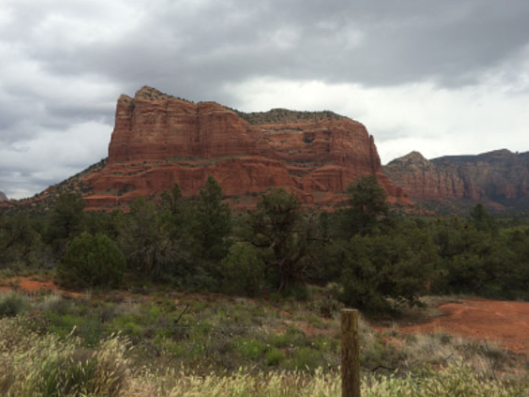
#> input picture project2/left.jpg, 529 x 397 px
$ python task2.py
#> lines starting #> are read from the running program, lines starting #| are printed output that depends on the picture
#> further down, left_img is the input picture: shape (397, 529, 3); mean B, G, R 101.4, 112.9, 118.8
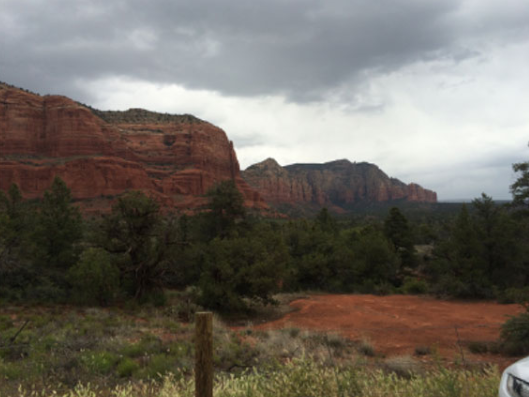
#> input picture project2/right.jpg, 529 x 397 px
#> further down, right_img is the input picture: shape (397, 529, 3); mean B, G, R 97.1, 105.1, 110.5
"""
Image Stitching Problem
(Due date: Oct. 23, 3 P.M., 2019)
The goal of this task is to stitch two images of overlap into one image.
To this end, you need to find feature points of interest in one image, and then find
the corresponding ones in another image. After this, you can simply stitch the two images
by aligning the matched feature points.
For simplicity, the input two images are only clipped along the horizontal direction, which
means you only need to find the corresponding features in the same rows to achieve image stiching.

Do NOT modify the code provided to you.
You are allowed use APIs provided by numpy and opencv, except “cv2.findHomography()” and
APIs that have “stitch”, “Stitch”, “match” or “Match” in their names, e.g., “cv2.BFMatcher()” and
“cv2.Stitcher.create()”.
"""
import cv2
import numpy as np
import random


def solution(left_img, right_img):
    """
    :param left_img:
    :param right_img:
    :return: you need to return the result image which is stitched by left_img and right_img
    """
    print_results = False

    # Get grayscale images
    left_gray = np.float32(cv2.cvtColor(left_img, cv2.COLOR_BGR2GRAY))
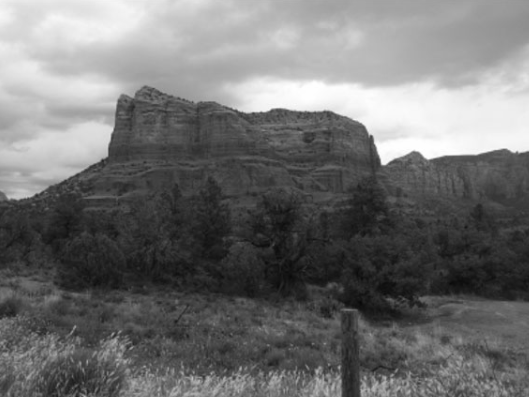
#> left_gray: shape (397, 529) float32; min 7, max 255, mean 113.4
    right_gray = np.float32(cv2.cvtColor(right_img, cv2.COLOR_BGR2GRAY))
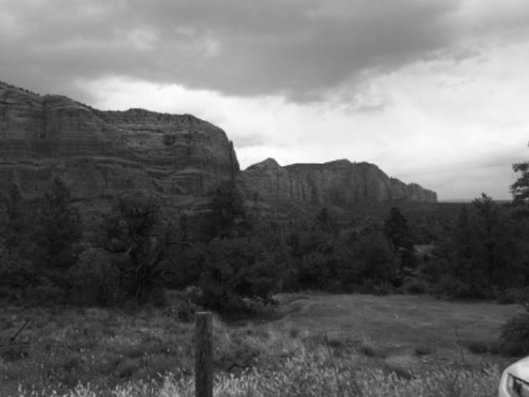
#> right_gray: shape (397, 529) float32; min 5, max 254, mean 105.8


    # 1: Use Kaze to find the features
    kaze = cv2.KAZE_create(threshold=20)
    right_keypoints, right_desc = kaze.detectAndCompute(right_gray, None)
#> right_keypoints = 526 keypoints; strongest (x, y, size): (247, 156, 16.5), (255, 131, 38.7), (205, 146, 36.9), (305, 160, 35.8)
    left_keypoints, left_desc = kaze.detectAndCompute(left_gray, None)
#> left_keypoints = 726 keypoints; strongest (x, y, size): (388, 150, 16.5), (391, 153, 20.5), (346, 143, 36.6), (384, 160, 5.9)

    if print_results:
        # draw the keypoints on the images
        left_kps = cv2.drawKeypoints(left_img, left_keypoints, np.empty(left_img.shape),
                                     flags=cv2.DrawMatchesFlags_DRAW_RICH_KEYPOINTS)
        right_kps = cv2.drawKeypoints(right_img, right_keypoints, np.empty(right_img.shape),
                                      flags=cv2.DrawMatchesFlags_DRAW_RICH_KEYPOINTS)
        cv2.imshow('left keypoints', left_kps)
        cv2.imshow('right keypoints', right_kps)

    # 2: Match key points (brute force matching could be improved upon)
    matches = []
    nn_match_ratio = 0.5  # matching ratio

    matcher = cv2.BFMatcher()
    nn_matches = matcher.knnMatch(left_desc, right_desc, 2)
#> nn_matches = 726 matches
    for m, n in nn_matches:
        if m.distance < nn_match_ratio * n.distance:
            matches.append(m)
#> after the loop, matches = 137 matches


    if print_results:
        # draw all matches
        res = np.empty((left_img.shape[0]+right_img.shape[0], left_img.shape[1] + right_img.shape[1], 3), dtype=np.uint8)
        res = cv2.drawMatches(left_img, left_keypoints, right_img, right_keypoints, matches, res,
                              flags=cv2.DrawMatchesFlags_NOT_DRAW_SINGLE_POINTS)

        cv2.imshow('matched keypoints', res)

    # 3: Compute the homeography matrix using RANSAC
    left_pts = np.float32([left_keypoints[m.queryIdx].pt for m in matches])
#> left_pts = 137 pairs, first value 194 to 495.7, second value 36.35 to 377.7
    right_pts = np.float32([right_keypoints[m.trainIdx].pt for m in matches])
#> right_pts = 137 pairs, first value 40.11 to 335.8, second value 37.79 to 373.3
    H, _ = cv2.findHomography(right_pts, left_pts, cv2.RANSAC, 5.0)
#> H = [[0.659, 0.0198, 161], [-0.135, 0.88, 22.07], [-0.000652, 8.8e-06, 1]]
    # Gives a transformation from the right coords to the left coords

    # find bounds of warped image
    # this is to make sure that the right image is not sent to negative coordinates in the left image
    xhigh = right_img.shape[1]
#> xhigh = 529
    yhigh = right_img.shape[0]
#> yhigh = 397
    corners = np.array([[0, xhigh,      0,  xhigh],
                        [0,     0,  yhigh,  yhigh],
                        [1,     1,      1,      1]])
    new_corners = np.matmul(H, corners)
#> new_corners = [[161, 509.5, 168.8, 517.3], [22.07, -49.32, 371.2, 299.8], [1, 0.655, 1, 0.658]]
    new_corners /=new_corners[2, :]
#> new_corners = [[161, 778, 168.3, 785.8], [22.07, -75.32, 369.9, 455.5], [1, 1, 1, 1]]
    new_yhigh = int(max(new_corners[1, :]))
#> new_yhigh = 455
    offset = 0
    if min(new_corners[1, :]) < 0:
        offset = int(-min(new_corners[1, :]))
#> offset = 75
        new_yhigh = new_yhigh + offset
#> new_yhigh = 530
        print(offset)
#| 75

    T = np.array([[1, 0, 0],
                  [0, 1, offset],
                  [0, 0, 1]])
#> T = [[1, 0, 0], [0, 1, 75], [0, 0, 1]]
    H = np.matmul(T,H)
#> H = [[0.659, 0.0198, 161], [-0.184, 0.88, 97.07], [-0.000652, 8.8e-06, 1]]

    # 4: Use the homographic matrix to stitch the images together
    dims = (right_img.shape[1]+left_img.shape[1], max(new_yhigh, left_img.shape[0]))
#> dims = (1058, 530)
    result = cv2.warpPerspective(right_img, H, dims) # warp the right image into left image coords
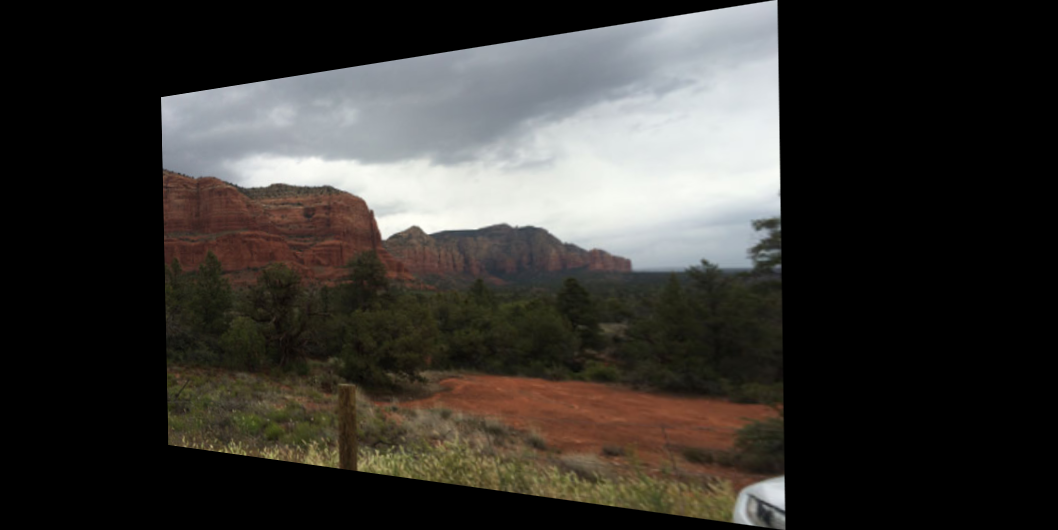
#> result: shape (530, 1058, 3); mean B, G, R 50.5, 54.1, 56.4

    if print_results:
       cv2.imshow('transformed image', result)

    result[offset:offset+left_img.shape[0], 0:left_img.shape[1]] = left_img
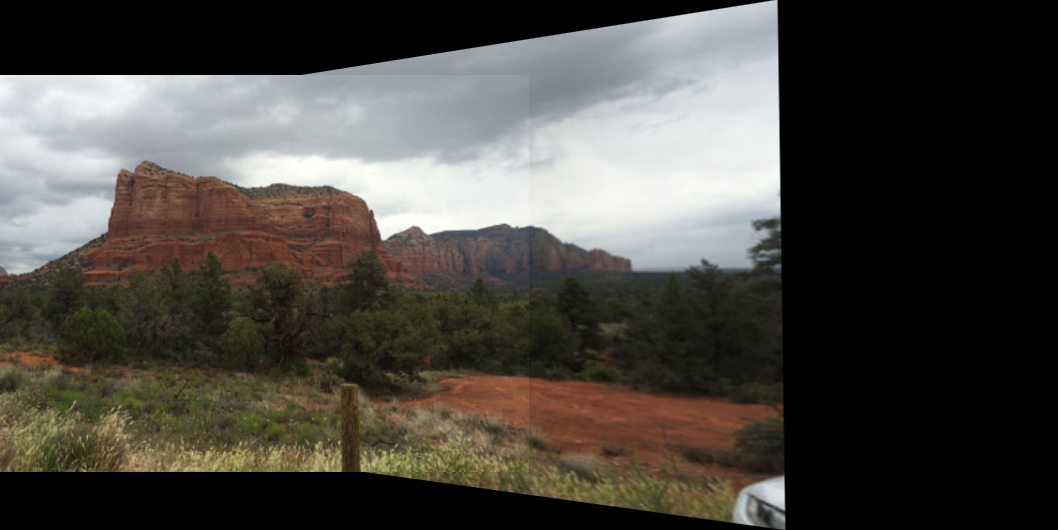
#> result: shape (530, 1058, 3); mean B, G, R 66.4, 72.1, 75.1


    if print_results:
        cv2.imshow('result', result)
        # Clean up the images
        if cv2.waitKey(0) & 0xff == 27:
            cv2.destroyAllWindows()

    return result

if __name__ == "__main__":
    left_img = cv2.imread('left.jpg')
    right_img = cv2.imread('right.jpg')
    result_image = solution(left_img, right_img)
    cv2.imwrite('results/task2_result.jpg',result_image)
